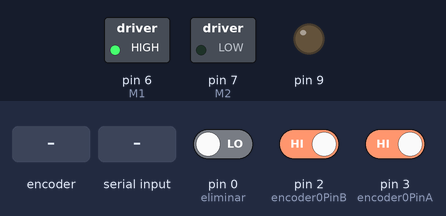
Simulated run of this sketch. Board: SparkFun Pro Micro, built with avr-gcc and run on an emulated ATmega32U4. Parts: switched loads named in the sketch (green lamp = pin HIGH), output pins drawn as LEDs (lit = HIGH). The inputs (shaded band) are chosen by the test bench; at power-on: pin 0 (eliminar) LOW, pin 2 (encoder0PinB) HIGH, pin 3 (encoder0PinA) HIGH. Random numbers use the default seed unless the sketch sets one; what the sketch prints to the serial monitor is not drawn.

Above: at 1.2 s.
1.3 s: rotary encoder on pin 3 (encoder0PinA) / pin 2 (encoder0PinB) turned 1 step (first pin leading)
At 4.27 s:
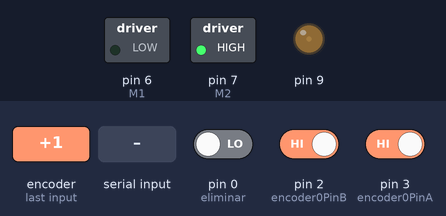
4.3 s: "P90\n" received over Serial
6.1 s: rotary encoder on pin 3 (encoder0PinA) / pin 2 (encoder0PinB) turned 2 steps (second pin leading)
At 8.3 s:
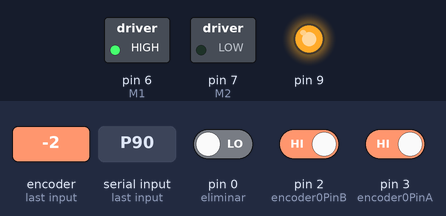
8.7 s: "X90\n" received over Serial
At 10.1 s:
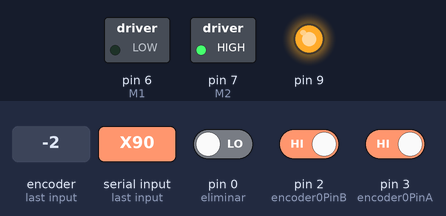
Timing chart, 0 to 11.7 s (numbered marks = the images above; inputs shaded):
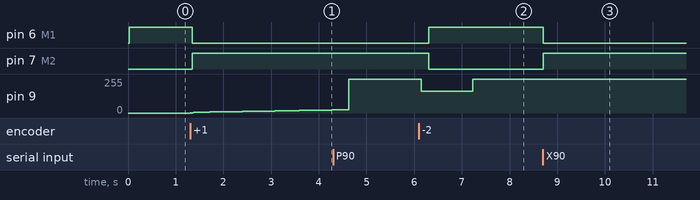

The sketch:

dcservoProMicro_trapezoidal.ino
```cpp
/*
   Miguel Sanchez 2016
   This program uses an Arduino Pro Micro variant for a closed-loop control of a DC-motor.
   Motor motion is detected by a quadrature encoder.
   Two inputs named STEP and DIR allow changing the target position.
   Serial port prints current position and target position every second.
   Serial input can be used to feed a new location for the servo (no CR LF).

   Pins used:
   Digital inputs 2 & 3 are connected to the two encoder signals (AB).
   Digital input 0 is the STEP input.
   Analog input A0 is the DIR input.
   Digital outputs 6 & 7 control the direction outputs for the motor (I am using half TB6612FNG here).
   Digital output 9 is PWM motor control


   Please note PID gains kp, ki, kd need to be tuned to each different setup.
*/
// for 16-bit PWM on pin 9
#define PWM OCR1A


#include <EEPROM.h>
#include <PID_v1.h>
#define encoder0PinA  3 // PD0;
#define encoder0PinB  2 // PD1;

#define M1            6  // No motor's PWM outputs
#define M2            7  // just set the direction

int pos[1000]; int p = 0;

double kp = 3, ki = 0, kd = 0.0;
double feed = 50;
double input = 0, output = 0, setpoint = 0;
PID myPID(&input, &output, &setpoint, kp, ki, kd, DIRECT);
// speed loop
double motor = 0, setspeed = 100, vel = 0;
double vkp = 1, vki = 1, vkd = 0;
PID speed(&vel, &motor, &setspeed, vkp, vki, vkd, DIRECT);
volatile long encoder0Pos = 0;
boolean auto1 = false, auto2 = false, counting = false;
long previousMillis = 0;        // will store last time LED was updated

long target1 = 0; // destination location at any moment

//for motor control ramps 1.4
bool newStep = false;
bool oldStep = false;
bool dir = false;
byte skip = 0;

float accel = 100.0; // desired acceleration in mm/s^2


void setup() {
  pinMode(encoder0PinA, INPUT);
  pinMode(encoder0PinB, INPUT);
  pinMode(M1, OUTPUT);
  pinMode(M2, OUTPUT);
  attachInterrupt(0, encoderInt, CHANGE);  // encoder pin on interrupt 0 - pin 3
  attachInterrupt(1, encoderInt, CHANGE);  // encoder pin on interrupt 1 - pin 2

  pinMode(9, OUTPUT);
  /*
    // Set timer 1 to 16-bit Fast PWM
    ICR1 = 0xFFFF;
    TCCR1A = 0b10101010;
    TCCR1B = 0b00011001;
    PWM=0; */
  //pinMode(0,OUTPUT); // eliminar
  attachInterrupt(2, countStep      , RISING);  // step  input on interrupt 2 - pin 0
  TCCR1B = TCCR1B & 0b11111000 | 1; // set 31Kh PWM
  Serial.begin (115200);
  help();
  recoverPIDfromEEPROM();
  //Setup the pid
  myPID.SetMode(AUTOMATIC);
  myPID.SetSampleTime(1);
  myPID.SetOutputLimits(-255, 255);

  speed.SetMode(AUTOMATIC);
  speed.SetSampleTime(1);
  speed.SetOutputLimits(-255, 255);
}

void loop() {
  vel =  encoder0Pos - input;
  input = encoder0Pos;
  setpoint = target1;
  while(!myPID.Compute()); // wait till PID is actually computed
  setspeed = output;
  if (Serial.available()) process_line(); // it may induce a glitch to move motion, so use it sparingly
  if (auto1) if (millis() % 1000 == 0) trapezoidal(random(6000)); //target1 = random(2000); // that was for self test with no input from main controller
  if (auto2) if (millis() % 1000 == 0) printPos();
  //if(counting && abs(input-target1)<15) counting=false;
  if (  speed.Compute() && counting ) { // only sample when PID updates
    pos[p] = encoder0Pos;
    if (p < 999) p++;
    else counting = false;
  }
    pwmOut(motor);
}

/*
  void pwmOut(int out) {
   if(out<0) { analogWrite(M1,0); analogWrite(M2,abs(out)); }
   else { analogWrite(M2,0); analogWrite(M1,abs(out)); }
  }
*/
void pwmOut(int out) {
  if (out > 0) {
    digitalWrite(M1, 0);
    digitalWrite(M2, 1);
  }
  else      {
    digitalWrite(M1, 1);
    digitalWrite(M2, 0);
  }
  analogWrite(9, abs(out));
  //PWM = out;
}

const int QEM [16] = {0, -1, 1, 2, 1, 0, 2, -1, -1, 2, 0, 1, 2, 1, -1, 0}; // Quadrature Encoder Matrix
static unsigned char New, Old;


void encoderInt() { // handle pin change interrupt for D2
  Old = New;
  New = PIND & 3; //(PINB & 1 )+ ((PIND & 4) >> 1); //
  encoder0Pos += QEM [Old * 4 + New];
}


void countStep() {
  if (PINF & B10000000) target1--;  // pin A0 represents direction == PF7 en Pro Micro
  else target1++;
}

void process_line() {
  char cmd = Serial.read();
  if (cmd > 'Z') cmd -= 32;
  switch (cmd) {
    case 'P': kp = Serial.parseFloat(); myPID.SetTunings(kp, ki, kd); break;
    case 'D': kd = Serial.parseFloat(); myPID.SetTunings(kp, ki, kd); break;
    case 'I': ki = Serial.parseFloat(); myPID.SetTunings(kp, ki, kd); break;
    case '?': printPos(); break;
    case 'X': target1 = Serial.parseInt(); counting = true; for (int i = 0; i < p; i++) pos[i] = 0; p = 0; break;
    case 'T': auto1 = !auto1; break;
    case 'A': auto2 = !auto2; break;
    case 'Q': Serial.print("P="); Serial.print(kp); Serial.print(" I="); Serial.print(ki); Serial.print(" D="); Serial.print(kd); Serial.print(" VP="); Serial.print(vkp); Serial.print(" VI="); Serial.println(vki); break;
    case 'H': help(); break;
    case 'W': writetoEEPROM(); break;
    case 'K': eedump(); break;
    case 'R': recoverPIDfromEEPROM() ; break;
    case 'S': for (int i = 0; i < p; i++) Serial.println(pos[i]); break;
    case 'Z': detachInterrupt(2); break; // from then on, ignore step pulses (good for tests)
    case 'F': feed = Serial.parseFloat(); break;
    case 'V': vkp = Serial.parseFloat(); speed.SetTunings(vkp, vki, vkd); break;
    case 'G': vki = Serial.parseFloat(); speed.SetTunings(vkp, vki, vkd); break;
    case 'Y': counting = true; for (int i = 0; i < p; i++) pos[i] = 0; p = 0; trapezoidal(Serial.parseInt()); break; // performs a trapezoidal move
    case '@': accel = Serial.parseFloat(); break;
  }
  while (Serial.read() != 10); // dump extra characters till LF is seen (you can use CRLF or just LF)
}

void printPos() {
  Serial.print(F("Position=")); Serial.print(encoder0Pos); Serial.print(F(" PID_output=")); Serial.print(output); Serial.print(F(" Target=")); Serial.println(setpoint);
}
void help() {
  Serial.println(F("\nPID DC motor controller and stepper interface emulator"));
  Serial.println(F("by misan"));
  Serial.println(F("Available serial commands: (lines end with CRLF or LF)"));
  Serial.println(F("P123.34 sets proportional term to 123.34"));
  Serial.println(F("I123.34 sets integral term to 123.34"));
  Serial.println(F("D123.34 sets derivative term to 123.34"));
  Serial.println(F("? prints out current encoder, output and setpoint values"));
  Serial.println(F("X123 sets the target destination for the motor to 123 encoder pulses"));
  Serial.println(F("T will start a sequence of random destinations (between 0 and 2000) every 3 seconds. T again will disable that"));
  Serial.println(F("Q will print out the current values of P, I and D parameters"));
  Serial.println(F("W will store current values of P, I and D parameters into EEPROM"));
  Serial.println(F("H will print this help message again"));
  Serial.println(F("A will toggle on/off showing regulator status every second"));
  Serial.println(F("F sets desired motion speed"));
  Serial.println(F("V sets speed proportional gain"));
  Serial.println(F("G sets speed integral gain"));
  Serial.println(F("Y123.34 it is like X but using trapezoidal motion"));
  Serial.println(F("@123.34 sets [trapezoidal] acceleration"));
  Serial.println(F("Z disables STEP input"));
}

void writetoEEPROM() { // keep PID set values in EEPROM so they are kept when arduino goes off
  eeput(kp, 0);
  eeput(ki, 4);
  eeput(kd, 8);
  double cks = 0;
  for (int i = 0; i < 12; i++) cks += EEPROM.read(i);
  eeput(cks, 12);
  Serial.println("\nPID values stored to EEPROM");
  //Serial.println(cks);
}

void recoverPIDfromEEPROM() {
  double cks = 0;
  double cksEE;
  for (int i = 0; i < 12; i++) cks += EEPROM.read(i);
  cksEE = eeget(12);
  //Serial.println(cks);
  if (cks == cksEE) {
    Serial.println(F("*** Found PID values on EEPROM"));
    kp = eeget(0);
    ki = eeget(4);
    kd = eeget(8);
    myPID.SetTunings(kp, ki, kd);
  }
  else Serial.println(F("*** Bad checksum"));
}

void eeput(double value, int dir) { // Snow Leopard keeps me grounded to 1.0.6 Arduino, so I have to do this :-(
  char * addr = (char * ) &value;
  for (int i = dir; i < dir + 4; i++)  EEPROM.write(i, addr[i - dir]);
}

double eeget(int dir) { // Snow Leopard keeps me grounded to 1.0.6 Arduino, so I have to do this :-(
  double value;
  char * addr = (char * ) &value;
  for (int i = dir; i < dir + 4; i++) addr[i - dir] = EEPROM.read(i);
  return value;
}

void eedump() {
  for (int i = 0; i < 16; i++) {
    Serial.print(EEPROM.read(i), HEX);
    Serial.print(" ");
  } Serial.println();
}

void trapezoidal(int destination) { // it will use acceleration and feed values to restrict the motion following a trapezoidal pattern
  long a1 = millis();
  int distance = destination - setpoint; // if positive go +x
  int finalPoint = setpoint + distance;
  boolean dirPos = true;
  if (distance < 0) {
    distance = -distance;  // me quedo con el valor absoluto del movimiento
    dirPos = false;
  }
  float xm = feed * feed / accel;
  float t1, t2;
  if (distance <= xm) t1 = t2 = sqrt(distance / accel); // triangular
  else { // trapezoidal
    t1 = sqrt(xm / accel); // t1 = end of accel
    t2 = (distance - xm) / feed + t1; // t2 = end of coasting
  }
  // Ok, I know what to do next, so let's perform the actual motion
  float t = 0, spd = 0.0;
  float dt = 1e-3;
  float da = accel * dt;
  float covered = setpoint;
  float maxt = t1 + t2;
  while (t < maxt) {
    t += dt;
    if (t < t1) spd += da; else if (t >= t2) spd -= da;
    if ( dirPos ) covered += spd * dt; else covered -= spd * dt; // calculate new target position
    //vel =  encoder0Pos - input;
    input = encoder0Pos;
    setpoint = covered;
    while(!myPID.Compute()); // espero a que termine el cálculo
    setspeed = output;
    //speed.Compute();
    pwmOut(output );
    //digitalWrite(0,1-digitalRead(0));; just for time tracing purposes
    // record data for S command
    if (counting  ) {
      pos[p] = encoder0Pos;
      if (p < 999) p++;
      else counting = false;
    }
  }
  //Serial.print(millis() - a1); Serial.print(F("  Err=")); Serial.println(encoder0Pos - covered);
  target1 = covered;
}
```

Measured:
- after the input at 1.3 s, pin 6 (M1): HIGH → LOW after 0.05 s; pin 7 (M2): LOW → HIGH after 0.05 s
- after the input at 6.1 s, pin 6 (M1): LOW → HIGH after 0.20 s; pin 7 (M2): HIGH → LOW after 0.20 s; pin 9: 255/255 → 163/255 at once, → 255/255 1.1 s later
- after the input at 8.7 s, pin 6 (M1): HIGH → LOW at once; pin 7 (M2): LOW → HIGH at once
